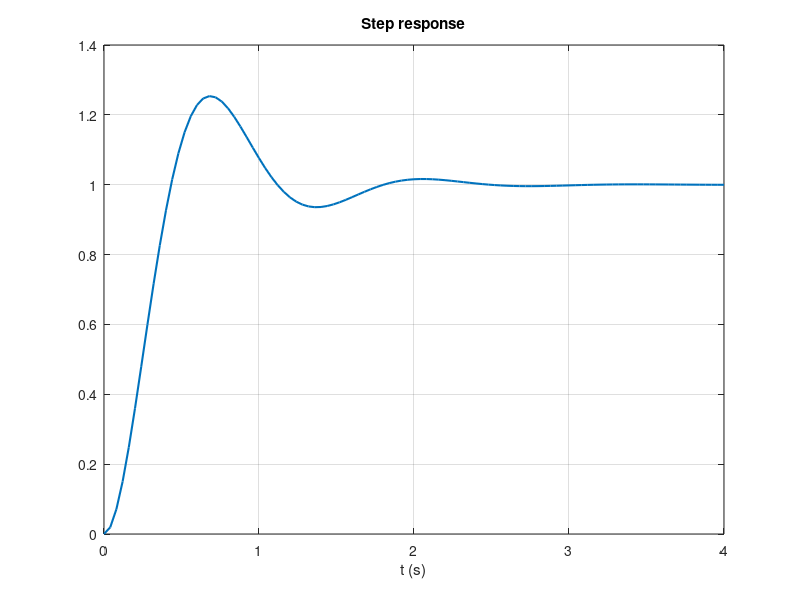

This chart was generated by the following MATLAB code:
% Day 098 · Control Systems 1: Transfer Functions, Poles and Step Response — Transfer functions, poles and the step response
% Run: open this file in MATLAB and press Run (or type example_1 in the Command Window)

% Needs: Control System Toolbox
s = tf('s');
G = 25 / (s^2 + 4*s + 25)
p = pole(G)
wn = abs(p(1)); zeta = -real(p(1))/wn;
fprintf('wn = %.2f rad/s, zeta = %.2f, DC gain = %.2f\n', wn, zeta, dcgain(G));
[y, t] = step(G, 4);
plot(t, y, 'LineWidth', 1.5); grid on; xlabel('t (s)'); title('Step response')
os = (max(y) - 1)*100;
ts = t(find(abs(y - 1) > 0.02, 1, 'last'));
fprintf('Overshoot %.1f %% (formula %.1f %%), settling time %.2f s (4/(zeta wn) = %.2f s)\n', ...
    os, 100*exp(-zeta*pi/sqrt(1 - zeta^2)), ts, 4/(zeta*wn));
